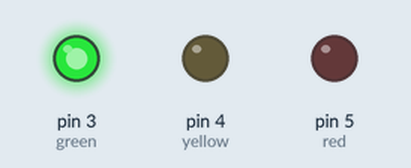
Bench run of a sketch on a simulated Arduino Uno, built with avr-gcc and run on an emulated ATmega328P. On the bench: output pins drawn as LEDs (lit = HIGH).

Above: at 1.0 s.
At 2.2 s:
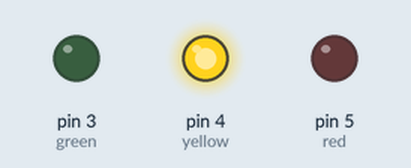
At 3.5 s:
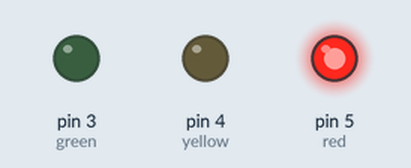
Timing chart, 0 to 5.9 s (numbered marks = the images above):
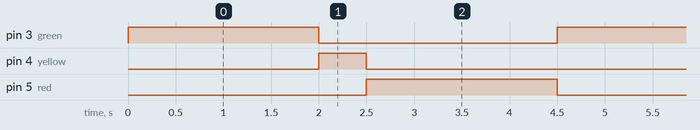

The sketch:

sketch_apr30a.ino
```cpp
int green = 3;
int yellow = 4;
int red = 5;

void setup() {
  pinMode(green,OUTPUT);
  pinMode(yellow,OUTPUT);
  pinMode(red,OUTPUT);
}

void loop() {
 digitalWrite(green,HIGH);
 delay (2000);
 digitalWrite(green,LOW);
 digitalWrite(yellow,HIGH);
 delay (500);
 digitalWrite(yellow,LOW);
 digitalWrite(red,HIGH);
 delay (2000);
 digitalWrite(red,LOW);


}
```

Measured:
- by itself, pin 3 (green), pin 5 (red): alternates HIGH for 2.0 s and LOW for 2.5 s
- by itself, pin 4 (yellow): alternates HIGH for 0.50 s and LOW for 4.0 s
- by itself, everything shown: repeats every 4.5 s, in 4 steps
